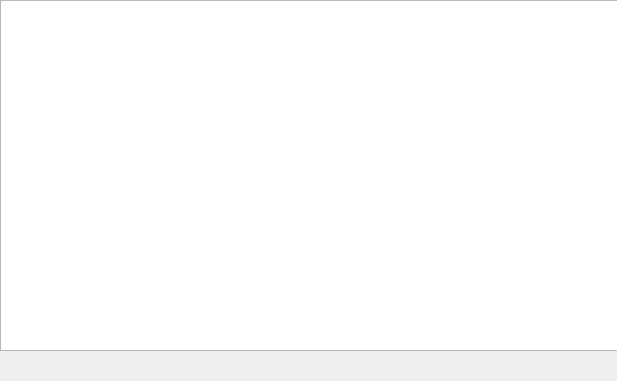
<?xml version="1.0" encoding="UTF-8"?>
<ui version="4.0">
 <class>photo</class>
 <widget class="QDialog" name="photo">
  <property name="geometry">
   <rect>
    <x>0</x>
    <y>0</y>
    <width>617</width>
    <height>381</height>
   </rect>
  </property>
  <property name="windowTitle">
   <string>Dialog</string>
  </property>
  <widget class="QLabel" name="chemin">
   <property name="geometry">
    <rect>
     <x>6</x>
     <y>349</y>
     <width>611</width>
     <height>31</height>
    </rect>
   </property>
   <property name="font">
    <font>
     <pointsize>11</pointsize>
     <weight>75</weight>
     <bold>true</bold>
    </font>
   </property>
   <property name="text">
    <string/>
   </property>
  </widget>
  <widget class="QGraphicsView" name="graphicsView">
   <property name="geometry">
    <rect>
     <x>0</x>
     <y>0</y>
     <width>621</width>
     <height>351</height>
    </rect>
   </property>
  </widget>
 </widget>
 <resources/>
 <connections/>
</ui>
